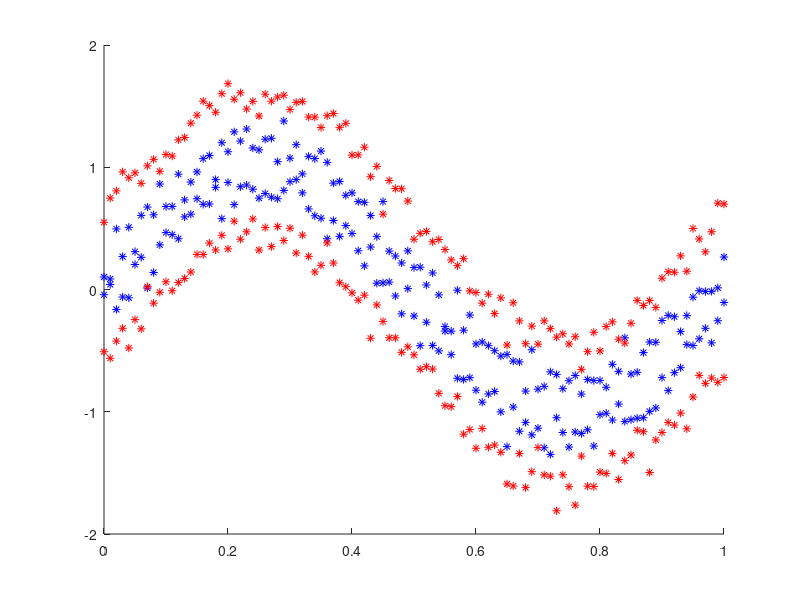

MATLAB code for this plot:
function [X_train Y_train X_test Y_test] = loadSinData()

%% Train with sin data
t1(1,:) = 0:0.01:1;
t1(2,:) = 0:0.01:1;
t1(3,:) = 0:0.01:1;
t1(4,:) = 0:0.01:1;

% Train data
x1(1,:) = sin(2*pi*t1(1,:)) + (0.1*randn(1,length(t1)) + 0.2);
x1(2,:) = sin(2*pi*t1(1,:)) + (0.1*randn(1,length(t1)) - 0.2);
x1(3,:) = sin(2*pi*t1(1,:)) + (0.1*randn(1,length(t1)) + 0.6);
x1(4,:) = sin(2*pi*t1(1,:)) + (0.1*randn(1,length(t1)) - 0.6);

X_train = [x1(1,:), x1(2,:), x1(3,:), x1(4,:);
            t1(1,:), t1(2,:), t1(3,:), t1(4,:)];
Y_train = [ones(1,length(t1(1,:))*2) zeros(1,length(t1(1,:))*2)];

%Test Data
x1(1,:) = sin(2*pi*t1(1,:)) + (0.1*randn(1,length(t1)) + 0.2);
x1(2,:) = sin(2*pi*t1(1,:)) + (0.1*randn(1,length(t1)) - 0.2);
x1(3,:) = sin(2*pi*t1(1,:)) + (0.1*randn(1,length(t1)) + 0.6);
x1(4,:) = sin(2*pi*t1(1,:)) + (0.1*randn(1,length(t1)) - 0.6);

X_test = [x1(1,:), x1(2,:), x1(3,:), x1(4,:);
            t1(1,:), t1(2,:), t1(3,:), t1(4,:)];
Y_test = [ones(1,length(t1(1,:))*2) zeros(1,length(t1(1,:))*2)];

%Visualize the data
figure(1); hold on;
plot(X_train(2,1:202),X_train(1,1:202),'*b');
plot(X_train(2,203:end),X_train(1,203:end),'*r');

[d m] = size(X_train);

%Normalize the data
X_train = X_train./4 + 0.5;
X_test = X_test./4 + 0.5;

ip = X_train;
Y_train = Y_train;

end